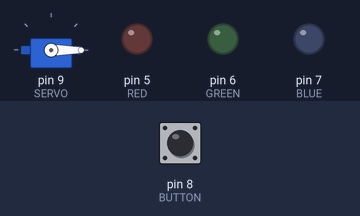
The sketch below on a simulated Arduino Uno, built with avr-gcc and run on an emulated ATmega328P. Shown: servo, output pins drawn as LEDs (lit = HIGH). Inputs (shaded band) come from the test bench; at power-on: pin 8 (BUTTON) HIGH. Sleep ends after the set time or at an interrupt.

Above: at 2.8 s.
2.9 s: pin 8 (BUTTON) pulled LOW for 1.25 s
At 3.12 s:
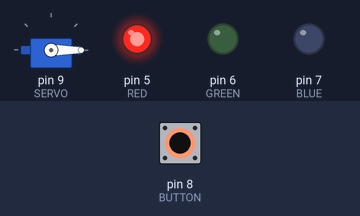
At 4.7 s:
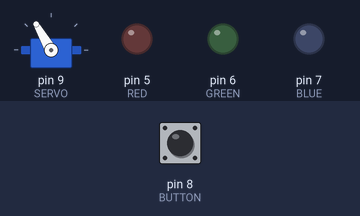
5.6 s: pin 8 (BUTTON) pulled LOW for 1.25 s
At 7.2 s:
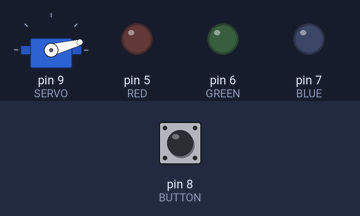
Timing chart, 0 to 8.7 s (numbered marks = the images above; inputs shaded):
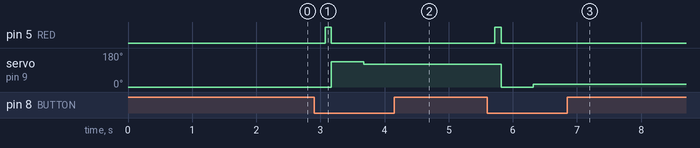

Measured:
- after the input at 2.9 s, pin 5 (RED): LOW → HIGH after 0.17 s, → LOW 0.10 s later; servo on pin 9 (SERVO): 0° → 135° after 0.27 s, → 120° 0.50 s later
- after the input at 5.6 s, pin 5 (RED): LOW → HIGH after 0.12 s, → LOW 0.10 s later; servo on pin 9 (SERVO): 120° → 0° after 0.22 s, → 15° 0.50 s later

The sketch:

Door_Lock.ino
```cpp
#include <avr/io.h>
#include <avr/power.h>
#include <avr/sleep.h>
#include <avr/wdt.h>
#include <Servo.h>
#include <Mirf.h>
#include <nRF24L01.h>
#include <SPI.h>
#include <MirfHardwareSpiDriver.h>

#define RED 5
#define GREEN 6
#define BLUE 7
#define BUTTON 8
#define SERVO 9

#define lock 0
#define unlock 135

int buttonStateGo = HIGH;
int lastButtonStateGo = HIGH;
long lastDebounceTimeGo = 0;
long debounceDelayGo = 50;

boolean locked = true;
boolean changed = false;

Servo servo;

void setup() {
  power_adc_disable();
  power_twi_disable();

  MCUCR = _BV (BODS) | _BV (BODSE);
  MCUCR = _BV (BODS);

  pinMode(RED, OUTPUT);
  pinMode(GREEN, OUTPUT);
  pinMode(BLUE, OUTPUT);
  pinMode(BUTTON, INPUT_PULLUP);
  pinMode(SERVO, OUTPUT);
  servo.attach(SERVO);
  servo.write(lock);

  Mirf.cePin = 4;
  Mirf.csnPin = 3;
  Mirf.spi = &MirfHardwareSpi;
  Mirf.init();
  Mirf.setRADDR((byte *)"clie1");
  Mirf.payload = sizeof(unsigned long);
  Mirf.channel = 7;
  Mirf.config();
}

void loop() {
  Mirf.powerDown();
  if(!digitalRead(BUTTON)) {
      digitalWrite(RED, HIGH);
      delay(100);
      digitalWrite(RED, LOW);
      locked = !locked;
      changed = true;
  }

  if(changed) {
     if(locked) {servo.write(lock); delay(500); servo.write(lock+15);}
     else {servo.write(unlock);delay(500); servo.write(unlock-15);}
     changed = false;
  }
  enterSleep();
}

boolean buttonPressed(){
  int reading = digitalRead(BUTTON);
  boolean pressed = false;
  if (reading != lastButtonStateGo) {
    lastDebounceTimeGo = millis();
  }

  if ((millis() - lastDebounceTimeGo) > debounceDelayGo) {
    if (reading != buttonStateGo) {
      buttonStateGo = reading;
      if (buttonStateGo == HIGH) {
        pressed = true;
      }
    }
  }
  lastButtonStateGo = reading;
  return pressed;
}

void enterSleep() {
  set_sleep_mode(SLEEP_MODE_PWR_DOWN);             // select the watchdog timer mode
MCUSR &= ~(1 << WDRF);                           // reset status flag
WDTCSR |= (1 << WDCE) | (1 << WDE);              // enable configuration changes
WDTCSR =  (1 << WDP2)|(1 << WDP1); // set the prescalar = 7
WDTCSR |= (1 << WDIE);
  sleep_mode();
  sleep_disable();
}

ISR(WDT_vect){}
```
